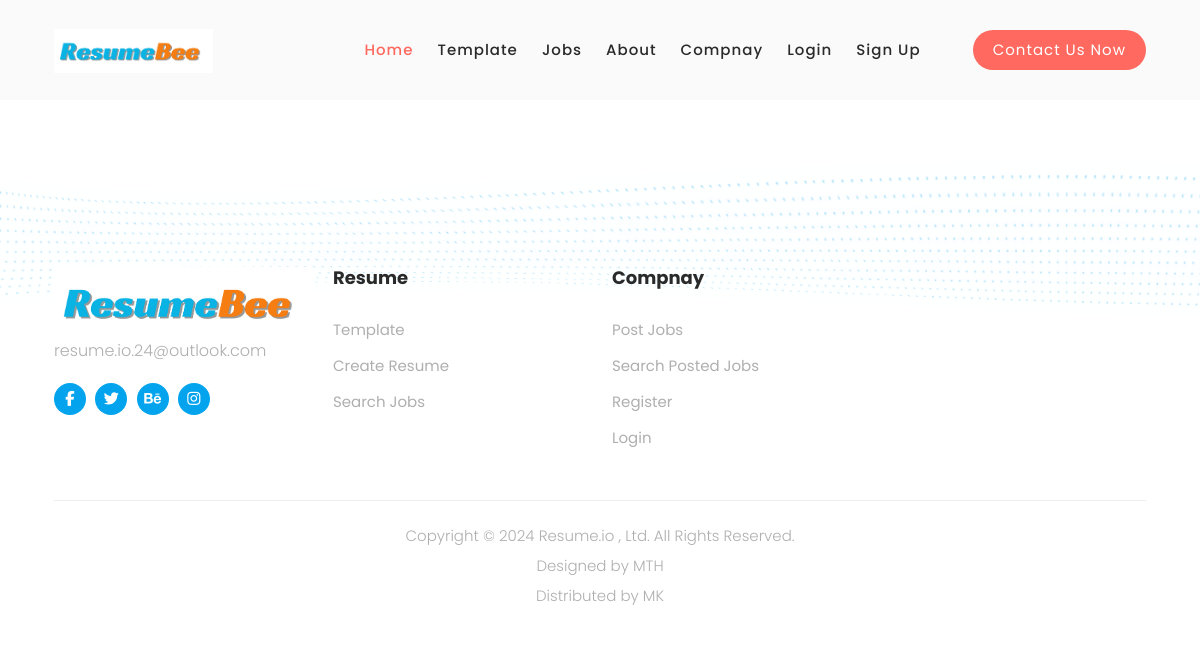
The page /job_details/2/ on the database as committed earlier.
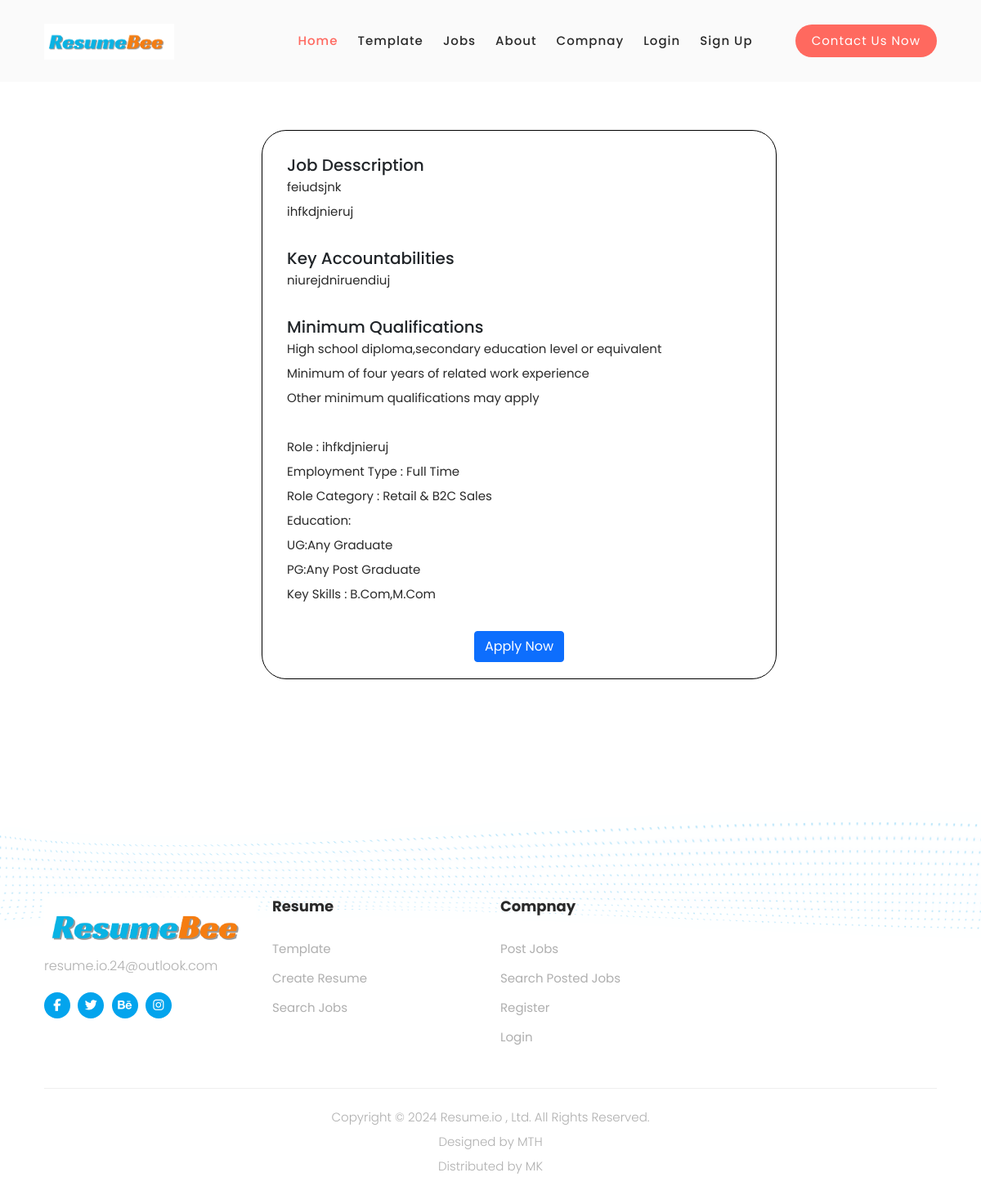
The same page on the database as committed later.
### resume/models.py (models this page shows)
class job_vacancy(models.Model):
     jv_id = models.AutoField(primary_key=True,unique=True)
     jv_name = models.CharField(max_length=50,default="")
     jv_category = models.CharField(max_length=50,default="")
     jv_time = models.CharField(max_length=50,default="")
     jv_location = models.CharField(max_length=50,default="")
     jv_city = models.CharField(max_length=50,default="")
     jv_pincode = models.CharField(max_length=50,default="")
     jv_salary = models.CharField(max_length=50,default="none")
     jv_exprince = models.CharField(max_length=50, default="fresher")
     jv_function = models.CharField(max_length=50,default="")
     jv_description = models.TextField(max_length=100000,default="")
     jv_key_responsibilites = models.TextField(max_length=100000,default="")
     jv_requirements = models.TextField(max_length=100000,default="")
     c_id = models.ForeignKey(Company,on_delete=models.CASCADE,to_field='c_id')

### resume/views.py (the view)
# urls.py: path('job_details/<int:jv_id>/',views.job_details,name='job_details'),
def job_details(request,jv_id):
     job = job_vacancy.objects.filter(jv_id=jv_id)
     j={
          'job':job,
     }
     return render(request,'jobs_details.html',j);

### templates/jobs_details.html (shortened to what this page needs)
<!DOCTYPE html>
<html lang="en">
{% load static %}
<head>
    <link rel="stylesheet" href="https://cdnjs.cloudflare.com/ajax/libs/font-awesome/6.5.1/css/all.min.css"
 />
</head>
<body>
     {% include 'navbar.html'%}
    {% for i in job %}
    <div class="job">
        <div class="job1">
            <h5>Job Desscription</h5>
            <p>{{i.jv_name}}
            </p>
            <p>{{i.jv_category}}</p>
            </div>
        <div class="key">
            <h5>Key Accountabilities</h5>
            <p>{{i.jv_description}}</p>
        </div>
        <div class="qua">
            <h5>Minimum Qualifications</h5>
            <p>High school diploma,secondary education level or equivalent</p>
            <p>Minimum of four years of related work experience</p>
            <p>Other minimum qualifications may apply</p>
        </div>
        <div class="role">
            <p>Role : {{i.jv_category}}</p>
            <p>Employment Type : {{i.jv_time}}</p>
            <p>Role Category : Retail & B2C Sales</p>
            <p>Education:</p>
            <p>UG:Any Graduate</p>
            <p>PG:Any Post Graduate</p>
            <p>Key Skills : B.Com,M.Com</p>
        </div>
        <center><a  href="{% url 'apply' i.jv_id %}">
            <button class="b btn btn-primary"> Apply Now </button>
            </a>
    </div>
    {% endfor %}
    {% include 'footer.html'%}
</body>
</html>

Rows that differ between the two databases and show on the page:
added job_vacancy: jv_name "feiudsjnk", jv_category "ihfkdjnieruj", jv_description "niurejdniruendiuj", jv_time "Full Time"
